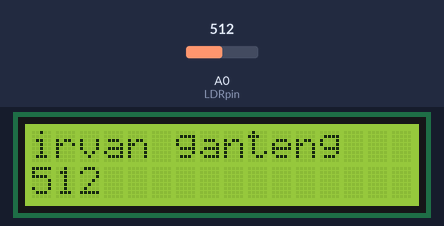
The sketch below on a simulated Arduino Uno, built with avr-gcc and run on an emulated ATmega328P. Shown: 16×2 character LCD. The test bench sets the inputs (shaded band); at power-on: A0 (LDRpin) = 512. What the sketch prints to the serial monitor is not drawn.

Above: at 1.2 s.
1.3 s: A0 (LDRpin) set to 716
At 2.2 s:
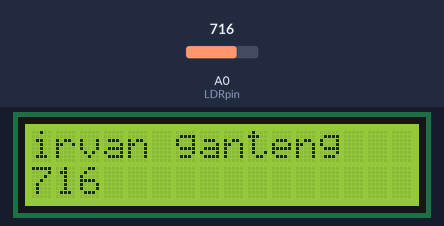
2.9 s: A0 (LDRpin) set to 900
At 3.7 s:
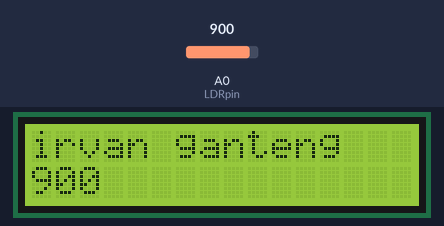
4.4 s: A0 (LDRpin) set to 1023
At 5.1 s:
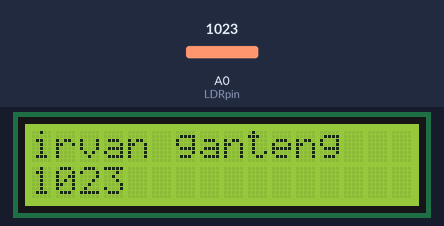
Timing chart, 0 to 7.4 s (numbered marks = the images above; inputs shaded):
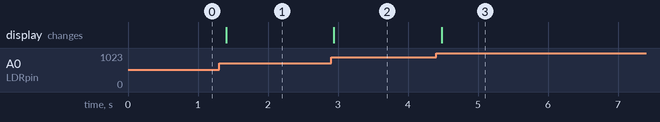

The sketch:

LDr.ino
```cpp
#include <LiquidCrystal.h>
LiquidCrystal lcd(7,6,5,4,3,2);
const int LDRpin = A0;
void setup() {
  Serial.begin(9600);
  lcd.begin(16,2);
  pinMode(LDRpin,INPUT);
}

void loop() {
  int sensorValue = analogRead(LDRpin);
  Serial.print(sensorValue);
  lcd.setCursor(0,0);
  lcd.print("irvan ganteng");
  lcd.setCursor(0,1);
  lcd.print(sensorValue);
  delay(100);
}
```

Measured:
- after the input at 1.3 s, the display: changes after 0.10 s (image 1)
- after the input at 2.9 s, the display: changes at once (image 2)
- after the input at 4.4 s, the display: changes after 0.08 s (image 3)
